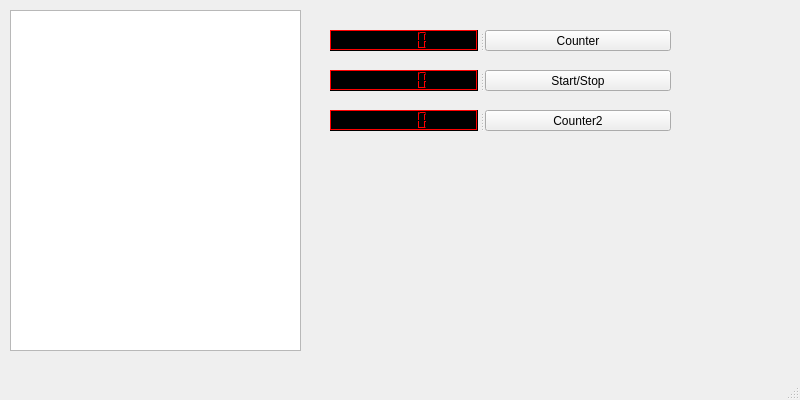
<?xml version="1.0" encoding="UTF-8"?>
<ui version="4.0">
 <class>MainWindow</class>
 <widget class="QMainWindow" name="MainWindow">
  <property name="geometry">
   <rect>
    <x>0</x>
    <y>0</y>
    <width>800</width>
    <height>400</height>
   </rect>
  </property>
  <property name="windowTitle">
   <string>MainWindow</string>
  </property>
  <widget class="QWidget" name="centralwidget">
   <widget class="QColumnView" name="columnView">
    <property name="geometry">
     <rect>
      <x>10</x>
      <y>10</y>
      <width>291</width>
      <height>341</height>
     </rect>
    </property>
   </widget>
   <widget class="QSplitter" name="splitter_2">
    <property name="geometry">
     <rect>
      <x>330</x>
      <y>70</y>
      <width>341</width>
      <height>21</height>
     </rect>
    </property>
    <property name="orientation">
     <enum>Qt::Horizontal</enum>
    </property>
    <property name="handleWidth">
     <number>7</number>
    </property>
    <widget class="QLCDNumber" name="LCD_startstop_1">
     <property name="palette">
      <palette>
       <active>
        <colorrole role="WindowText">
         <brush brushstyle="SolidPattern">
          <color alpha="255">
           <red>255</red>
           <green>255</green>
           <blue>255</blue>
          </color>
         </brush>
        </colorrole>
        <colorrole role="Button">
         <brush brushstyle="SolidPattern">
          <color alpha="255">
           <red>0</red>
           <green>0</green>
           <blue>0</blue>
          </color>
         </brush>
        </colorrole>
        <colorrole role="Light">
         <brush brushstyle="SolidPattern">
          <color alpha="255">
           <red>255</red>
           <green>0</green>
           <blue>0</blue>
          </color>
         </brush>
        </colorrole>
        <colorrole role="Midlight">
         <brush brushstyle="SolidPattern">
          <color alpha="255">
           <red>0</red>
           <green>0</green>
           <blue>0</blue>
          </color>
         </brush>
        </colorrole>
        <colorrole role="Dark">
         <brush brushstyle="SolidPattern">
          <color alpha="255">
           <red>0</red>
           <green>0</green>
           <blue>0</blue>
          </color>
         </brush>
        </colorrole>
        <colorrole role="Mid">
         <brush brushstyle="SolidPattern">
          <color alpha="255">
           <red>0</red>
           <green>0</green>
           <blue>0</blue>
          </color>
         </brush>
        </colorrole>
        <colorrole role="Text">
         <brush brushstyle="SolidPattern">
          <color alpha="255">
           <red>255</red>
           <green>255</green>
           <blue>255</blue>
          </color>
         </brush>
        </colorrole>
        <colorrole role="BrightText">
         <brush brushstyle="SolidPattern">
          <color alpha="255">
           <red>255</red>
           <green>255</green>
           <blue>255</blue>
          </color>
         </brush>
        </colorrole>
        <colorrole role="ButtonText">
         <brush brushstyle="SolidPattern">
          <color alpha="255">
           <red>255</red>
           <green>255</green>
           <blue>255</blue>
          </color>
         </brush>
        </colorrole>
        <colorrole role="Base">
         <brush brushstyle="SolidPattern">
          <color alpha="255">
           <red>0</red>
           <green>0</green>
           <blue>0</blue>
          </color>
         </brush>
        </colorrole>
        <colorrole role="Window">
         <brush brushstyle="SolidPattern">
          <color alpha="255">
           <red>0</red>
           <green>0</green>
           <blue>0</blue>
          </color>
         </brush>
        </colorrole>
        <colorrole role="Shadow">
         <brush brushstyle="SolidPattern">
          <color alpha="255">
           <red>0</red>
           <green>0</green>
           <blue>0</blue>
          </color>
         </brush>
        </colorrole>
        <colorrole role="AlternateBase">
         <brush brushstyle="SolidPattern">
          <color alpha="255">
           <red>0</red>
           <green>0</green>
           <blue>0</blue>
          </color>
         </brush>
        </colorrole>
        <colorrole role="ToolTipBase">
         <brush brushstyle="SolidPattern">
          <color alpha="255">
           <red>255</red>
           <green>255</green>
           <blue>220</blue>
          </color>
         </brush>
        </colorrole>
        <colorrole role="ToolTipText">
         <brush brushstyle="SolidPattern">
          <color alpha="255">
           <red>0</red>
           <green>0</green>
           <blue>0</blue>
          </color>
         </brush>
        </colorrole>
        <colorrole role="PlaceholderText">
         <brush brushstyle="SolidPattern">
          <color alpha="128">
           <red>255</red>
           <green>255</green>
           <blue>255</blue>
          </color>
         </brush>
        </colorrole>
       </active>
       <inactive>
        <colorrole role="WindowText">
         <brush brushstyle="SolidPattern">
          <color alpha="255">
           <red>255</red>
           <green>255</green>
           <blue>255</blue>
          </color>
         </brush>
        </colorrole>
        <colorrole role="Button">
         <brush brushstyle="SolidPattern">
          <color alpha="255">
           <red>0</red>
           <green>0</green>
           <blue>0</blue>
          </color>
         </brush>
        </colorrole>
        <colorrole role="Light">
         <brush brushstyle="SolidPattern">
          <color alpha="255">
           <red>255</red>
           <green>0</green>
           <blue>0</blue>
          </color>
         </brush>
        </colorrole>
        <colorrole role="Midlight">
         <brush brushstyle="SolidPattern">
          <color alpha="255">
           <red>0</red>
           <green>0</green>
           <blue>0</blue>
          </color>
         </brush>
        </colorrole>
        <colorrole role="Dark">
         <brush brushstyle="SolidPattern">
          <color alpha="255">
           <red>0</red>
           <green>0</green>
           <blue>0</blue>
          </color>
         </brush>
        </colorrole>
        <colorrole role="Mid">
         <brush brushstyle="SolidPattern">
          <color alpha="255">
           <red>0</red>
           <green>0</green>
           <blue>0</blue>
          </color>
         </brush>
        </colorrole>
        <colorrole role="Text">
         <brush brushstyle="SolidPattern">
          <color alpha="255">
           <red>255</red>
           <green>255</green>
           <blue>255</blue>
          </color>
         </brush>
        </colorrole>
        <colorrole role="BrightText">
         <brush brushstyle="SolidPattern">
          <color alpha="255">
           <red>255</red>
           <green>255</green>
           <blue>255</blue>
          </color>
         </brush>
        </colorrole>
        <colorrole role="ButtonText">
         <brush brushstyle="SolidPattern">
          <color alpha="255">
           <red>255</red>
           <green>255</green>
           <blue>255</blue>
          </color>
         </brush>
        </colorrole>
        <colorrole role="Base">
         <brush brushstyle="SolidPattern">
          <color alpha="255">
           <red>0</red>
           <green>0</green>
           <blue>0</blue>
          </color>
         </brush>
        </colorrole>
        <colorrole role="Window">
         <brush brushstyle="SolidPattern">
          <color alpha="255">
           <red>0</red>
           <green>0</green>
           <blue>0</blue>
          </color>
         </brush>
        </colorrole>
        <colorrole role="Shadow">
         <brush brushstyle="SolidPattern">
          <color alpha="255">
           <red>0</red>
           <green>0</green>
           <blue>0</blue>
          </color>
         </brush>
        </colorrole>
        <colorrole role="AlternateBase">
         <brush brushstyle="SolidPattern">
          <color alpha="255">
           <red>0</red>
           <green>0</green>
           <blue>0</blue>
          </color>
         </brush>
        </colorrole>
        <colorrole role="ToolTipBase">
         <brush brushstyle="SolidPattern">
          <color alpha="255">
           <red>255</red>
           <green>255</green>
           <blue>220</blue>
          </color>
         </brush>
        </colorrole>
        <colorrole role="ToolTipText">
         <brush brushstyle="SolidPattern">
          <color alpha="255">
           <red>0</red>
           <green>0</green>
           <blue>0</blue>
          </color>
         </brush>
        </colorrole>
        <colorrole role="PlaceholderText">
         <brush brushstyle="SolidPattern">
          <color alpha="128">
           <red>255</red>
           <green>255</green>
           <blue>255</blue>
          </color>
         </brush>
        </colorrole>
       </inactive>
       <disabled>
        <colorrole role="WindowText">
         <brush brushstyle="SolidPattern">
          <color alpha="255">
           <red>0</red>
           <green>0</green>
           <blue>0</blue>
          </color>
         </brush>
        </colorrole>
        <colorrole role="Button">
         <brush brushstyle="SolidPattern">
          <color alpha="255">
           <red>0</red>
           <green>0</green>
           <blue>0</blue>
          </color>
         </brush>
        </colorrole>
        <colorrole role="Light">
         <brush brushstyle="SolidPattern">
          <color alpha="255">
           <red>255</red>
           <green>0</green>
           <blue>0</blue>
          </color>
         </brush>
        </colorrole>
        <colorrole role="Midlight">
         <brush brushstyle="SolidPattern">
          <color alpha="255">
           <red>0</red>
           <green>0</green>
           <blue>0</blue>
          </color>
         </brush>
        </colorrole>
        <colorrole role="Dark">
         <brush brushstyle="SolidPattern">
          <color alpha="255">
           <red>0</red>
           <green>0</green>
           <blue>0</blue>
          </color>
         </brush>
        </colorrole>
        <colorrole role="Mid">
         <brush brushstyle="SolidPattern">
          <color alpha="255">
           <red>0</red>
           <green>0</green>
           <blue>0</blue>
          </color>
         </brush>
        </colorrole>
        <colorrole role="Text">
         <brush brushstyle="SolidPattern">
          <color alpha="255">
           <red>0</red>
           <green>0</green>
           <blue>0</blue>
          </color>
         </brush>
        </colorrole>
        <colorrole role="BrightText">
         <brush brushstyle="SolidPattern">
          <color alpha="255">
           <red>255</red>
           <green>255</green>
           <blue>255</blue>
          </color>
         </brush>
        </colorrole>
        <colorrole role="ButtonText">
         <brush brushstyle="SolidPattern">
          <color alpha="255">
           <red>0</red>
           <green>0</green>
           <blue>0</blue>
          </color>
         </brush>
        </colorrole>
        <colorrole role="Base">
         <brush brushstyle="SolidPattern">
          <color alpha="255">
           <red>0</red>
           <green>0</green>
           <blue>0</blue>
          </color>
         </brush>
        </colorrole>
        <colorrole role="Window">
         <brush brushstyle="SolidPattern">
          <color alpha="255">
           <red>0</red>
           <green>0</green>
           <blue>0</blue>
          </color>
         </brush>
        </colorrole>
        <colorrole role="Shadow">
         <brush brushstyle="SolidPattern">
          <color alpha="255">
           <red>0</red>
           <green>0</green>
           <blue>0</blue>
          </color>
         </brush>
        </colorrole>
        <colorrole role="AlternateBase">
         <brush brushstyle="SolidPattern">
          <color alpha="255">
           <red>0</red>
           <green>0</green>
           <blue>0</blue>
          </color>
         </brush>
        </colorrole>
        <colorrole role="ToolTipBase">
         <brush brushstyle="SolidPattern">
          <color alpha="255">
           <red>255</red>
           <green>255</green>
           <blue>220</blue>
          </color>
         </brush>
        </colorrole>
        <colorrole role="ToolTipText">
         <brush brushstyle="SolidPattern">
          <color alpha="255">
           <red>0</red>
           <green>0</green>
           <blue>0</blue>
          </color>
         </brush>
        </colorrole>
        <colorrole role="PlaceholderText">
         <brush brushstyle="SolidPattern">
          <color alpha="128">
           <red>255</red>
           <green>255</green>
           <blue>255</blue>
          </color>
         </brush>
        </colorrole>
       </disabled>
      </palette>
     </property>
     <property name="cursor">
      <cursorShape>IBeamCursor</cursorShape>
     </property>
     <property name="autoFillBackground">
      <bool>true</bool>
     </property>
     <property name="frameShape">
      <enum>QFrame::Box</enum>
     </property>
    </widget>
    <widget class="QPushButton" name="b_startstop_1">
     <property name="text">
      <string>Start/Stop</string>
     </property>
    </widget>
   </widget>
   <widget class="QSplitter" name="splitter_3">
    <property name="geometry">
     <rect>
      <x>330</x>
      <y>110</y>
      <width>341</width>
      <height>21</height>
     </rect>
    </property>
    <property name="orientation">
     <enum>Qt::Horizontal</enum>
    </property>
    <property name="handleWidth">
     <number>7</number>
    </property>
    <widget class="QLCDNumber" name="LCD_counter_2">
     <property name="palette">
      <palette>
       <active>
        <colorrole role="WindowText">
         <brush brushstyle="SolidPattern">
          <color alpha="255">
           <red>255</red>
           <green>255</green>
           <blue>255</blue>
          </color>
         </brush>
        </colorrole>
        <colorrole role="Button">
         <brush brushstyle="SolidPattern">
          <color alpha="255">
           <red>0</red>
           <green>0</green>
           <blue>0</blue>
          </color>
         </brush>
        </colorrole>
        <colorrole role="Light">
         <brush brushstyle="SolidPattern">
          <color alpha="255">
           <red>255</red>
           <green>0</green>
           <blue>0</blue>
          </color>
         </brush>
        </colorrole>
        <colorrole role="Midlight">
         <brush brushstyle="SolidPattern">
          <color alpha="255">
           <red>0</red>
           <green>0</green>
           <blue>0</blue>
          </color>
         </brush>
        </colorrole>
        <colorrole role="Dark">
         <brush brushstyle="SolidPattern">
          <color alpha="255">
           <red>0</red>
           <green>0</green>
           <blue>0</blue>
          </color>
         </brush>
        </colorrole>
        <colorrole role="Mid">
         <brush brushstyle="SolidPattern">
          <color alpha="255">
           <red>0</red>
           <green>0</green>
           <blue>0</blue>
          </color>
         </brush>
        </colorrole>
        <colorrole role="Text">
         <brush brushstyle="SolidPattern">
          <color alpha="255">
           <red>255</red>
           <green>255</green>
           <blue>255</blue>
          </color>
         </brush>
        </colorrole>
        <colorrole role="BrightText">
         <brush brushstyle="SolidPattern">
          <color alpha="255">
           <red>255</red>
           <green>255</green>
           <blue>255</blue>
          </color>
         </brush>
        </colorrole>
        <colorrole role="ButtonText">
         <brush brushstyle="SolidPattern">
          <color alpha="255">
           <red>255</red>
           <green>255</green>
           <blue>255</blue>
          </color>
         </brush>
        </colorrole>
        <colorrole role="Base">
         <brush brushstyle="SolidPattern">
          <color alpha="255">
           <red>0</red>
           <green>0</green>
           <blue>0</blue>
          </color>
         </brush>
        </colorrole>
        <colorrole role="Window">
         <brush brushstyle="SolidPattern">
          <color alpha="255">
           <red>0</red>
           <green>0</green>
           <blue>0</blue>
          </color>
         </brush>
        </colorrole>
        <colorrole role="Shadow">
         <brush brushstyle="SolidPattern">
          <color alpha="255">
           <red>0</red>
           <green>0</green>
           <blue>0</blue>
          </color>
         </brush>
        </colorrole>
        <colorrole role="AlternateBase">
         <brush brushstyle="SolidPattern">
          <color alpha="255">
           <red>0</red>
           <green>0</green>
           <blue>0</blue>
          </color>
         </brush>
        </colorrole>
        <colorrole role="ToolTipBase">
         <brush brushstyle="SolidPattern">
          <color alpha="255">
           <red>255</red>
           <green>255</green>
           <blue>220</blue>
          </color>
         </brush>
        </colorrole>
        <colorrole role="ToolTipText">
         <brush brushstyle="SolidPattern">
          <color alpha="255">
           <red>0</red>
           <green>0</green>
           <blue>0</blue>
          </color>
         </brush>
        </colorrole>
        <colorrole role="PlaceholderText">
         <brush brushstyle="SolidPattern">
          <color alpha="128">
           <red>255</red>
           <green>255</green>
           <blue>255</blue>
          </color>
         </brush>
        </colorrole>
       </active>
       <inactive>
        <colorrole role="WindowText">
         <brush brushstyle="SolidPattern">
          <color alpha="255">
           <red>255</red>
           <green>255</green>
           <blue>255</blue>
          </color>
         </brush>
        </colorrole>
        <colorrole role="Button">
         <brush brushstyle="SolidPattern">
          <color alpha="255">
           <red>0</red>
           <green>0</green>
           <blue>0</blue>
          </color>
         </brush>
        </colorrole>
        <colorrole role="Light">
         <brush brushstyle="SolidPattern">
          <color alpha="255">
           <red>255</red>
           <green>0</green>
           <blue>0</blue>
          </color>
         </brush>
        </colorrole>
        <colorrole role="Midlight">
         <brush brushstyle="SolidPattern">
          <color alpha="255">
           <red>0</red>
           <green>0</green>
           <blue>0</blue>
          </color>
         </brush>
        </colorrole>
        <colorrole role="Dark">
         <brush brushstyle="SolidPattern">
          <color alpha="255">
           <red>0</red>
           <green>0</green>
           <blue>0</blue>
          </color>
         </brush>
        </colorrole>
        <colorrole role="Mid">
         <brush brushstyle="SolidPattern">
          <color alpha="255">
           <red>0</red>
           <green>0</green>
           <blue>0</blue>
          </color>
         </brush>
        </colorrole>
        <colorrole role="Text">
         <brush brushstyle="SolidPattern">
          <color alpha="255">
           <red>255</red>
           <green>255</green>
           <blue>255</blue>
          </color>
         </brush>
        </colorrole>
        <colorrole role="BrightText">
         <brush brushstyle="SolidPattern">
          <color alpha="255">
           <red>255</red>
           <green>255</green>
           <blue>255</blue>
          </color>
         </brush>
        </colorrole>
        <colorrole role="ButtonText">
         <brush brushstyle="SolidPattern">
          <color alpha="255">
           <red>255</red>
           <green>255</green>
           <blue>255</blue>
          </color>
         </brush>
        </colorrole>
        <colorrole role="Base">
         <brush brushstyle="SolidPattern">
          <color alpha="255">
           <red>0</red>
           <green>0</green>
           <blue>0</blue>
          </color>
         </brush>
        </colorrole>
        <colorrole role="Window">
         <brush brushstyle="SolidPattern">
          <color alpha="255">
           <red>0</red>
           <green>0</green>
           <blue>0</blue>
          </color>
         </brush>
        </colorrole>
        <colorrole role="Shadow">
         <brush brushstyle="SolidPattern">
          <color alpha="255">
           <red>0</red>
           <green>0</green>
           <blue>0</blue>
          </color>
         </brush>
        </colorrole>
        <colorrole role="AlternateBase">
         <brush brushstyle="SolidPattern">
          <color alpha="255">
           <red>0</red>
           <green>0</green>
           <blue>0</blue>
          </color>
         </brush>
        </colorrole>
        <colorrole role="ToolTipBase">
         <brush brushstyle="SolidPattern">
          <color alpha="255">
           <red>255</red>
           <green>255</green>
           <blue>220</blue>
          </color>
         </brush>
        </colorrole>
        <colorrole role="ToolTipText">
         <brush brushstyle="SolidPattern">
          <color alpha="255">
           <red>0</red>
           <green>0</green>
           <blue>0</blue>
          </color>
         </brush>
        </colorrole>
        <colorrole role="PlaceholderText">
         <brush brushstyle="SolidPattern">
          <color alpha="128">
           <red>255</red>
           <green>255</green>
           <blue>255</blue>
          </color>
         </brush>
        </colorrole>
       </inactive>
       <disabled>
        <colorrole role="WindowText">
         <brush brushstyle="SolidPattern">
          <color alpha="255">
           <red>0</red>
           <green>0</green>
           <blue>0</blue>
          </color>
         </brush>
        </colorrole>
        <colorrole role="Button">
         <brush brushstyle="SolidPattern">
          <color alpha="255">
           <red>0</red>
           <green>0</green>
           <blue>0</blue>
          </color>
         </brush>
        </colorrole>
        <colorrole role="Light">
         <brush brushstyle="SolidPattern">
          <color alpha="255">
           <red>255</red>
           <green>0</green>
           <blue>0</blue>
          </color>
         </brush>
        </colorrole>
        <colorrole role="Midlight">
         <brush brushstyle="SolidPattern">
          <color alpha="255">
           <red>0</red>
           <green>0</green>
           <blue>0</blue>
          </color>
         </brush>
        </colorrole>
        <colorrole role="Dark">
         <brush brushstyle="SolidPattern">
          <color alpha="255">
           <red>0</red>
           <green>0</green>
           <blue>0</blue>
          </color>
         </brush>
        </colorrole>
        <colorrole role="Mid">
         <brush brushstyle="SolidPattern">
          <color alpha="255">
           <red>0</red>
           <green>0</green>
           <blue>0</blue>
          </color>
         </brush>
        </colorrole>
        <colorrole role="Text">
         <brush brushstyle="SolidPattern">
          <color alpha="255">
           <red>0</red>
           <green>0</green>
           <blue>0</blue>
          </color>
         </brush>
        </colorrole>
        <colorrole role="BrightText">
         <brush brushstyle="SolidPattern">
          <color alpha="255">
           <red>255</red>
           <green>255</green>
           <blue>255</blue>
          </color>
         </brush>
        </colorrole>
        <colorrole role="ButtonText">
         <brush brushstyle="SolidPattern">
          <color alpha="255">
           <red>0</red>
           <green>0</green>
           <blue>0</blue>
          </color>
         </brush>
        </colorrole>
        <colorrole role="Base">
         <brush brushstyle="SolidPattern">
          <color alpha="255">
           <red>0</red>
           <green>0</green>
           <blue>0</blue>
          </color>
         </brush>
        </colorrole>
        <colorrole role="Window">
         <brush brushstyle="SolidPattern">
          <color alpha="255">
           <red>0</red>
           <green>0</green>
           <blue>0</blue>
          </color>
         </brush>
        </colorrole>
        <colorrole role="Shadow">
         <brush brushstyle="SolidPattern">
          <color alpha="255">
           <red>0</red>
           <green>0</green>
           <blue>0</blue>
          </color>
         </brush>
        </colorrole>
        <colorrole role="AlternateBase">
         <brush brushstyle="SolidPattern">
          <color alpha="255">
           <red>0</red>
           <green>0</green>
           <blue>0</blue>
          </color>
         </brush>
        </colorrole>
        <colorrole role="ToolTipBase">
         <brush brushstyle="SolidPattern">
          <color alpha="255">
           <red>255</red>
           <green>255</green>
           <blue>220</blue>
          </color>
         </brush>
        </colorrole>
        <colorrole role="ToolTipText">
         <brush brushstyle="SolidPattern">
          <color alpha="255">
           <red>0</red>
           <green>0</green>
           <blue>0</blue>
          </color>
         </brush>
        </colorrole>
        <colorrole role="PlaceholderText">
         <brush brushstyle="SolidPattern">
          <color alpha="128">
           <red>255</red>
           <green>255</green>
           <blue>255</blue>
          </color>
         </brush>
        </colorrole>
       </disabled>
      </palette>
     </property>
     <property name="cursor">
      <cursorShape>IBeamCursor</cursorShape>
     </property>
     <property name="autoFillBackground">
      <bool>true</bool>
     </property>
     <property name="frameShape">
      <enum>QFrame::Box</enum>
     </property>
    </widget>
    <widget class="QPushButton" name="b_counter_2">
     <property name="text">
      <string>Counter2</string>
     </property>
    </widget>
   </widget>
   <widget class="QSplitter" name="splitter">
    <property name="geometry">
     <rect>
      <x>330</x>
      <y>30</y>
      <width>341</width>
      <height>21</height>
     </rect>
    </property>
    <property name="orientation">
     <enum>Qt::Horizontal</enum>
    </property>
    <property name="handleWidth">
     <number>7</number>
    </property>
    <widget class="QLCDNumber" name="LCDCounter_1">
     <property name="palette">
      <palette>
       <active>
        <colorrole role="WindowText">
         <brush brushstyle="SolidPattern">
          <color alpha="255">
           <red>255</red>
           <green>255</green>
           <blue>255</blue>
          </color>
         </brush>
        </colorrole>
        <colorrole role="Button">
         <brush brushstyle="SolidPattern">
          <color alpha="255">
           <red>0</red>
           <green>0</green>
           <blue>0</blue>
          </color>
         </brush>
        </colorrole>
        <colorrole role="Light">
         <brush brushstyle="SolidPattern">
          <color alpha="255">
           <red>255</red>
           <green>0</green>
           <blue>0</blue>
          </color>
         </brush>
        </colorrole>
        <colorrole role="Midlight">
         <brush brushstyle="SolidPattern">
          <color alpha="255">
           <red>0</red>
           <green>0</green>
           <blue>0</blue>
          </color>
         </brush>
        </colorrole>
        <colorrole role="Dark">
         <brush brushstyle="SolidPattern">
          <color alpha="255">
           <red>0</red>
           <green>0</green>
           <blue>0</blue>
          </color>
         </brush>
        </colorrole>
        <colorrole role="Mid">
         <brush brushstyle="SolidPattern">
          <color alpha="255">
           <red>0</red>
           <green>0</green>
           <blue>0</blue>
          </color>
         </brush>
        </colorrole>
        <colorrole role="Text">
         <brush brushstyle="SolidPattern">
          <color alpha="255">
           <red>255</red>
           <green>255</green>
           <blue>255</blue>
          </color>
         </brush>
        </colorrole>
        <colorrole role="BrightText">
         <brush brushstyle="SolidPattern">
          <color alpha="255">
           <red>255</red>
           <green>255</green>
           <blue>255</blue>
          </color>
         </brush>
        </colorrole>
        <colorrole role="ButtonText">
         <brush brushstyle="SolidPattern">
          <color alpha="255">
           <red>255</red>
           <green>255</green>
           <blue>255</blue>
          </color>
         </brush>
        </colorrole>
        <colorrole role="Base">
         <brush brushstyle="SolidPattern">
          <color alpha="255">
           <red>0</red>
           <green>0</green>
           <blue>0</blue>
          </color>
         </brush>
        </colorrole>
        <colorrole role="Window">
         <brush brushstyle="SolidPattern">
          <color alpha="255">
           <red>0</red>
           <green>0</green>
           <blue>0</blue>
          </color>
         </brush>
        </colorrole>
        <colorrole role="Shadow">
         <brush brushstyle="SolidPattern">
          <color alpha="255">
           <red>0</red>
           <green>0</green>
           <blue>0</blue>
          </color>
         </brush>
        </colorrole>
        <colorrole role="AlternateBase">
         <brush brushstyle="SolidPattern">
          <color alpha="255">
           <red>0</red>
           <green>0</green>
           <blue>0</blue>
          </color>
         </brush>
        </colorrole>
        <colorrole role="ToolTipBase">
         <brush brushstyle="SolidPattern">
          <color alpha="255">
           <red>255</red>
           <green>255</green>
           <blue>220</blue>
          </color>
         </brush>
        </colorrole>
        <colorrole role="ToolTipText">
         <brush brushstyle="SolidPattern">
          <color alpha="255">
           <red>0</red>
           <green>0</green>
           <blue>0</blue>
          </color>
         </brush>
        </colorrole>
        <colorrole role="PlaceholderText">
         <brush brushstyle="SolidPattern">
          <color alpha="128">
           <red>255</red>
           <green>255</green>
           <blue>255</blue>
          </color>
         </brush>
        </colorrole>
       </active>
       <inactive>
        <colorrole role="WindowText">
         <brush brushstyle="SolidPattern">
          <color alpha="255">
           <red>255</red>
           <green>255</green>
           <blue>255</blue>
          </color>
         </brush>
        </colorrole>
        <colorrole role="Button">
         <brush brushstyle="SolidPattern">
          <color alpha="255">
           <red>0</red>
           <green>0</green>
           <blue>0</blue>
          </color>
         </brush>
        </colorrole>
        <colorrole role="Light">
         <brush brushstyle="SolidPattern">
          <color alpha="255">
           <red>255</red>
           <green>0</green>
           <blue>0</blue>
          </color>
         </brush>
        </colorrole>
        <colorrole role="Midlight">
         <brush brushstyle="SolidPattern">
          <color alpha="255">
           <red>0</red>
           <green>0</green>
           <blue>0</blue>
          </color>
         </brush>
        </colorrole>
        <colorrole role="Dark">
         <brush brushstyle="SolidPattern">
          <color alpha="255">
           <red>0</red>
           <green>0</green>
           <blue>0</blue>
          </color>
         </brush>
        </colorrole>
        <colorrole role="Mid">
         <brush brushstyle="SolidPattern">
          <color alpha="255">
           <red>0</red>
           <green>0</green>
           <blue>0</blue>
          </color>
         </brush>
        </colorrole>
        <colorrole role="Text">
         <brush brushstyle="SolidPattern">
          <color alpha="255">
           <red>255</red>
           <green>255</green>
           <blue>255</blue>
          </color>
         </brush>
        </colorrole>
        <colorrole role="BrightText">
         <brush brushstyle="SolidPattern">
          <color alpha="255">
           <red>255</red>
           <green>255</green>
           <blue>255</blue>
          </color>
         </brush>
        </colorrole>
        <colorrole role="ButtonText">
         <brush brushstyle="SolidPattern">
          <color alpha="255">
           <red>255</red>
           <green>255</green>
           <blue>255</blue>
          </color>
         </brush>
        </colorrole>
        <colorrole role="Base">
         <brush brushstyle="SolidPattern">
          <color alpha="255">
           <red>0</red>
           <green>0</green>
           <blue>0</blue>
          </color>
         </brush>
        </colorrole>
        <colorrole role="Window">
         <brush brushstyle="SolidPattern">
          <color alpha="255">
           <red>0</red>
           <green>0</green>
           <blue>0</blue>
          </color>
         </brush>
        </colorrole>
        <colorrole role="Shadow">
         <brush brushstyle="SolidPattern">
          <color alpha="255">
           <red>0</red>
           <green>0</green>
           <blue>0</blue>
          </color>
         </brush>
        </colorrole>
        <colorrole role="AlternateBase">
         <brush brushstyle="SolidPattern">
          <color alpha="255">
           <red>0</red>
           <green>0</green>
           <blue>0</blue>
          </color>
         </brush>
        </colorrole>
        <colorrole role="ToolTipBase">
         <brush brushstyle="SolidPattern">
          <color alpha="255">
           <red>255</red>
           <green>255</green>
           <blue>220</blue>
          </color>
         </brush>
        </colorrole>
        <colorrole role="ToolTipText">
         <brush brushstyle="SolidPattern">
          <color alpha="255">
           <red>0</red>
           <green>0</green>
           <blue>0</blue>
          </color>
         </brush>
        </colorrole>
        <colorrole role="PlaceholderText">
         <brush brushstyle="SolidPattern">
          <color alpha="128">
           <red>255</red>
           <green>255</green>
           <blue>255</blue>
          </color>
         </brush>
        </colorrole>
       </inactive>
       <disabled>
        <colorrole role="WindowText">
         <brush brushstyle="SolidPattern">
          <color alpha="255">
           <red>0</red>
           <green>0</green>
           <blue>0</blue>
          </color>
         </brush>
        </colorrole>
        <colorrole role="Button">
         <brush brushstyle="SolidPattern">
          <color alpha="255">
           <red>0</red>
           <green>0</green>
           <blue>0</blue>
          </color>
         </brush>
        </colorrole>
        <colorrole role="Light">
         <brush brushstyle="SolidPattern">
          <color alpha="255">
           <red>255</red>
           <green>0</green>
           <blue>0</blue>
          </color>
         </brush>
        </colorrole>
        <colorrole role="Midlight">
         <brush brushstyle="SolidPattern">
          <color alpha="255">
           <red>0</red>
           <green>0</green>
           <blue>0</blue>
          </color>
         </brush>
        </colorrole>
        <colorrole role="Dark">
         <brush brushstyle="SolidPattern">
          <color alpha="255">
           <red>0</red>
           <green>0</green>
           <blue>0</blue>
          </color>
         </brush>
        </colorrole>
        <colorrole role="Mid">
         <brush brushstyle="SolidPattern">
          <color alpha="255">
           <red>0</red>
           <green>0</green>
           <blue>0</blue>
          </color>
         </brush>
        </colorrole>
        <colorrole role="Text">
         <brush brushstyle="SolidPattern">
          <color alpha="255">
           <red>0</red>
           <green>0</green>
           <blue>0</blue>
          </color>
         </brush>
        </colorrole>
        <colorrole role="BrightText">
         <brush brushstyle="SolidPattern">
          <color alpha="255">
           <red>255</red>
           <green>255</green>
           <blue>255</blue>
          </color>
         </brush>
        </colorrole>
        <colorrole role="ButtonText">
         <brush brushstyle="SolidPattern">
          <color alpha="255">
           <red>0</red>
           <green>0</green>
           <blue>0</blue>
          </color>
         </brush>
        </colorrole>
        <colorrole role="Base">
         <brush brushstyle="SolidPattern">
          <color alpha="255">
           <red>0</red>
           <green>0</green>
           <blue>0</blue>
          </color>
         </brush>
        </colorrole>
        <colorrole role="Window">
         <brush brushstyle="SolidPattern">
          <color alpha="255">
           <red>0</red>
           <green>0</green>
           <blue>0</blue>
          </color>
         </brush>
        </colorrole>
        <colorrole role="Shadow">
         <brush brushstyle="SolidPattern">
          <color alpha="255">
           <red>0</red>
           <green>0</green>
           <blue>0</blue>
          </color>
         </brush>
        </colorrole>
        <colorrole role="AlternateBase">
         <brush brushstyle="SolidPattern">
          <color alpha="255">
           <red>0</red>
           <green>0</green>
           <blue>0</blue>
          </color>
         </brush>
        </colorrole>
        <colorrole role="ToolTipBase">
         <brush brushstyle="SolidPattern">
          <color alpha="255">
           <red>255</red>
           <green>255</green>
           <blue>220</blue>
          </color>
         </brush>
        </colorrole>
        <colorrole role="ToolTipText">
         <brush brushstyle="SolidPattern">
          <color alpha="255">
           <red>0</red>
           <green>0</green>
           <blue>0</blue>
          </color>
         </brush>
        </colorrole>
        <colorrole role="PlaceholderText">
         <brush brushstyle="SolidPattern">
          <color alpha="128">
           <red>255</red>
           <green>255</green>
           <blue>255</blue>
          </color>
         </brush>
        </colorrole>
       </disabled>
      </palette>
     </property>
     <property name="cursor">
      <cursorShape>IBeamCursor</cursorShape>
     </property>
     <property name="autoFillBackground">
      <bool>true</bool>
     </property>
     <property name="frameShape">
      <enum>QFrame::Box</enum>
     </property>
    </widget>
    <widget class="QPushButton" name="b_counter_1">
     <property name="text">
      <string>Counter</string>
     </property>
    </widget>
   </widget>
  </widget>
  <widget class="QMenuBar" name="menubar">
   <property name="geometry">
    <rect>
     <x>0</x>
     <y>0</y>
     <width>800</width>
     <height>21</height>
    </rect>
   </property>
  </widget>
  <widget class="QStatusBar" name="statusbar"/>
 </widget>
 <resources/>
 <connections/>
</ui>
